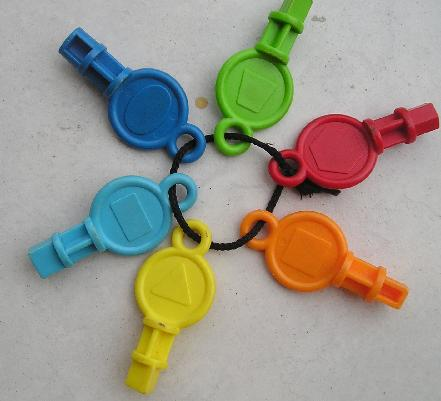
%> input picture PDI/Octave_code/Octave_Atividade_8/cores.jpg, 441 x 401 px
$ octave AulaPratica_8_HSV_Octave.m   (GNU Octave 9; MATLAB toolbox functions it lacks are replaced by stand-ins)
%> lines starting %> are read from the running program, lines starting %| are printed output that depends on the picture
%Transforma玢o HSV
clc;
clear all;
close all;

disp('*********************************************************************');
disp('****        C骴igo criado pelo Prof. Dr. Thiago Statella         ****');
disp('****        Disciplina: Processamento Digital de Imagens         ****');
disp('****  Instituto Federal de Educa玢o, Ci阯cia e Tecnologia de MT  ****');
disp('*********************************************************************');
disp(' ');
disp(' ');

a=imread('cores.jpg');
%> a is the input picture: size 401x441x3 uint8; mean R, G, B 156, 153.2, 140
figure,imshow(a),title('Imagem original');

%Faz a transforma玢o HSV
ahsv=rgb2hsv(a);
%> ahsv: size 401x441x3 double; mean H, S, V 0.249, 0.247, 0.665

%Separa as componentes H, S e V
H=ahsv(:,:,1);
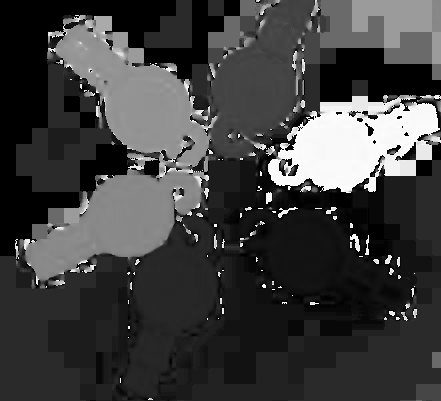
%> H: size 401x441 double; min 0, max 0.999, mean 0.249
S=ahsv(:,:,2);
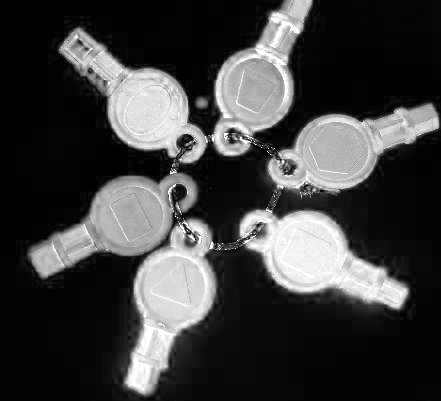
%> S: size 401x441 double; min 0, max 1, mean 0.247
V=ahsv(:,:,3);
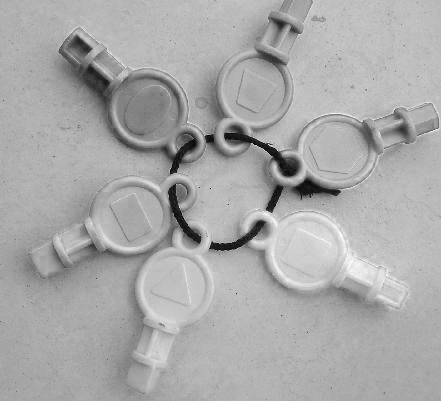
%> V: size 401x441 double; min 0.00392, max 0.996, mean 0.665

figure,imshow(H),title('Componente H da imagem de entrada');
figure,imshow(S),title('Componente S da imagem de entrada');
figure,imshow(V),title('Componente V da imagem de entrada');

$ run again, with PDI/Octave_code/Octave_Atividade_8/coloredChips.png saved as PDI/Octave_code/Octave_Atividade_8/cores.jpg
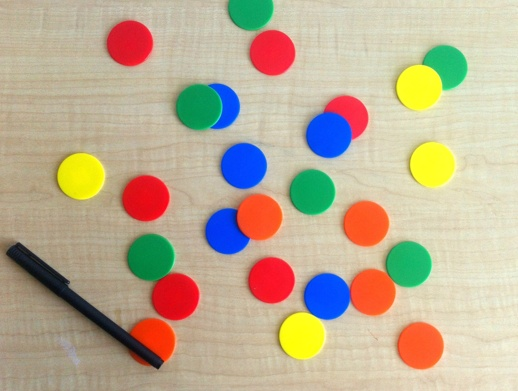
%> input picture PDI/Octave_code/Octave_Atividade_8/coloredChips.png, 518 x 391 px
%> a is the input picture: size 391x518x3 uint8; mean R, G, B 188.3, 173.3, 148
%> ahsv: size 391x518x3 double; mean H, S, V 0.201, 0.326, 0.799
%> `S=ahsv(:,:,2);`:
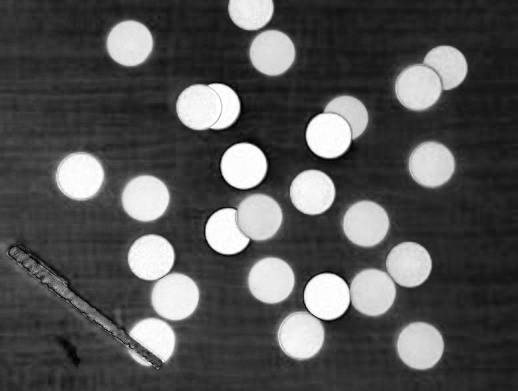
%> S: size 391x518 double; min 0, max 1, mean 0.326
%> `V=ahsv(:,:,3);`:
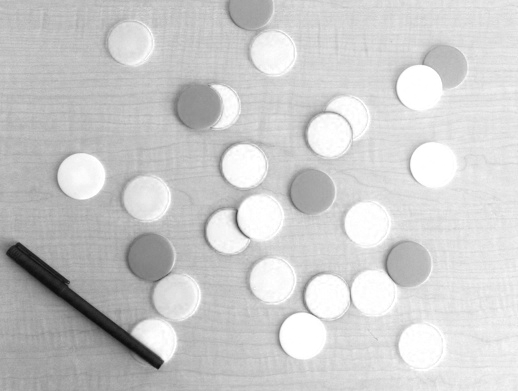
%> V: size 391x518 double; min 0.0353, max 1, mean 0.799
